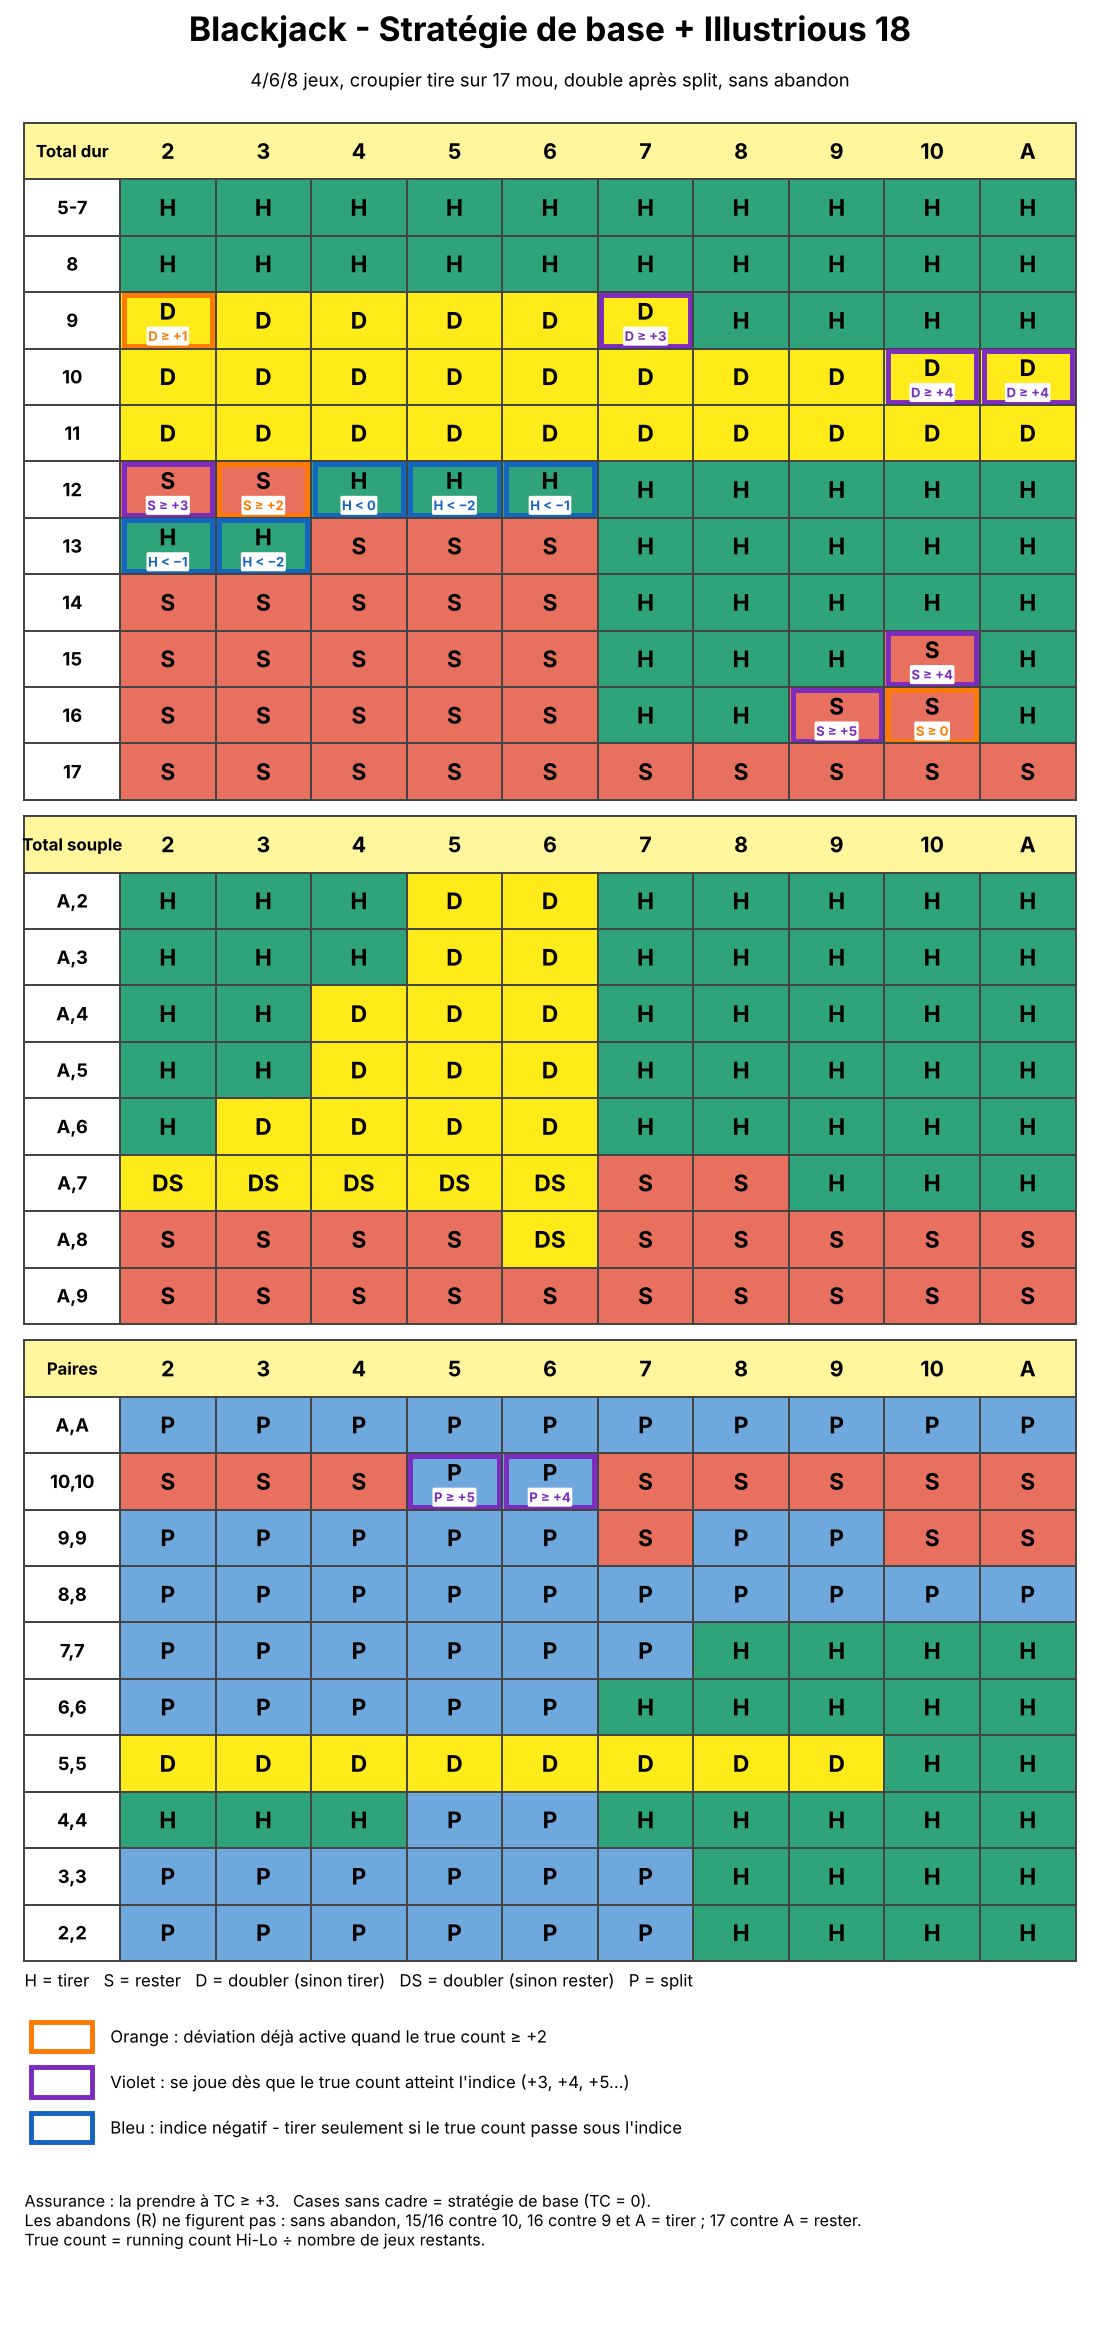

Generate this figure with Python:
import matplotlib; matplotlib.use("Agg")
import matplotlib.pyplot as plt
from matplotlib.patches import Rectangle

UP = ["2", "3", "4", "5", "6", "7", "8", "9", "10", "A"]; U = {u: i for i, u in enumerate(UP)}
COL = {"H": "#2FA37A", "S": "#E8705E", "D": "#FFEA1A", "DS": "#FFEA1A", "P": "#6FA8DC"}
rng = lambda a, b: [str(x) for x in range(a, b + 1)]

def row(default, **over):
    r = {u: default for u in UP}
    for act, ups in over.items():
        for u in ups: r[u] = act
    return r

# ---- stratégie de base (4/6/8 jeux, croupier tire sur 17 mou, sans abandon)
hard = {"5-7": row("H"), "8": row("H"),
        "9": row("H", D=rng(3, 6)), "10": row("H", D=rng(2, 9)), "11": row("D"),
        "12": row("H", S=rng(4, 6)), "13": row("H", S=rng(2, 6)), "14": row("H", S=rng(2, 6)),
        "15": row("H", S=rng(2, 6)), "16": row("H", S=rng(2, 6)), "17": row("S")}
soft = {"A,2": row("H", D=["5", "6"]), "A,3": row("H", D=["5", "6"]),
        "A,4": row("H", D=rng(4, 6)), "A,5": row("H", D=rng(4, 6)), "A,6": row("H", D=rng(3, 6)),
        "A,7": row("H", DS=rng(2, 6), S=["7", "8"]), "A,8": row("S", DS=["6"]), "A,9": row("S")}
pairs = {"A,A": row("P"), "10,10": row("S"), "9,9": row("S", P=rng(2, 6) + ["8", "9"]),
         "8,8": row("P"), "7,7": row("H", P=rng(2, 7)), "6,6": row("H", P=rng(2, 6)),
         "5,5": row("H", D=rng(2, 9)), "4,4": row("H", P=["5", "6"]),
         "3,3": row("H", P=rng(2, 7)), "2,2": row("H", P=rng(2, 7))}

# ---- Illustrious 18 : (ligne, croupier) -> (action, texte indice, famille)
# famille: "act" = actif dès TC >= +2 ; "high" = s'active à TC >= +3 ; "neg" = indices négatifs
DEV = {("16", "10"): ("S", "S ≥ 0", "act"), ("12", "3"): ("S", "S ≥ +2", "act"),
       ("9", "2"): ("D", "D ≥ +1", "act"),
       ("15", "10"): ("S", "S ≥ +4", "high"), ("12", "2"): ("S", "S ≥ +3", "high"),
       ("10", "10"): ("D", "D ≥ +4", "high"), ("10", "A"): ("D", "D ≥ +4", "high"),
       ("9", "7"): ("D", "D ≥ +3", "high"), ("16", "9"): ("S", "S ≥ +5", "high"),
       ("13", "2"): ("H", "H < −1", "neg"), ("12", "4"): ("H", "H < 0", "neg"),
       ("12", "5"): ("H", "H < −2", "neg"), ("12", "6"): ("H", "H < −1", "neg"),
       ("13", "3"): ("H", "H < −2", "neg"),
       ("10,10", "5"): ("P", "P ≥ +5", "high"), ("10,10", "6"): ("P", "P ≥ +4", "high")}
EDGE = {"act": "#FF7A00", "high": "#7B2CBF", "neg": "#1565C0"}

W, H_, LW = 0.78, 0.62, 1.3
fig = plt.figure(figsize=(10, 21.2)); ax = fig.add_axes([0, 0, 1, 1]); ax.axis("off")
ax.set_xlim(0, 11 * W + 0.4); ax.set_ylim(-1.0, 34.4 * H_ + 3.3)
y = 34.4 * H_ + 3.3
ax.text((11 * W + 0.4) / 2, y - 0.45, "Blackjack - Stratégie de base + Illustrious 18", ha="center", fontsize=22, weight="bold")
ax.text((11 * W + 0.4) / 2, y - 0.95, "4/6/8 jeux, croupier tire sur 17 mou, double après split, sans abandon",
        ha="center", fontsize=12)
y -= 1.35
def block(title, rows, kind):
    global y
    ax.add_patch(Rectangle((0.2, y - H_), 11 * W, H_, fc="#FFF59D", ec="#444", lw=LW))
    ax.text(0.2 + 0.5 * W, y - H_ / 2, title, ha="center", va="center", fontsize=11, weight="bold")
    for i, u in enumerate(UP):
        ax.text(0.2 + (i + 1.5) * W, y - H_ / 2, u, ha="center", va="center", fontsize=14, weight="bold")
    y -= H_
    for label, r in rows.items():
        ax.add_patch(Rectangle((0.2, y - H_), W, H_, fc="white", ec="#444", lw=LW))
        ax.text(0.2 + W / 2, y - H_ / 2, label, ha="center", va="center", fontsize=12, weight="bold")
        for i, u in enumerate(UP):
            a = r[u]; dev = DEV.get((label, u)) if kind != "soft" else None
            if kind == "pair" and label != "10,10": dev = None
            x0 = 0.2 + (i + 1) * W
            if dev:
                a2, txt, fam = dev
                ax.add_patch(Rectangle((x0, y - H_), W, H_, fc=COL[a2], ec="#444", lw=LW))
                ax.add_patch(Rectangle((x0 + 0.03, y - H_ + 0.03), W - 0.06, H_ - 0.06, fc="none", ec=EDGE[fam], lw=3.2))
                ax.text(x0 + W / 2, y - H_ * 0.34, a2, ha="center", va="center", fontsize=15, weight="bold")
                ax.text(x0 + W / 2, y - H_ * 0.78, txt, ha="center", va="center", fontsize=8.6, weight="bold", color=EDGE[fam],
                        bbox=dict(boxstyle="round,pad=0.12", fc="white", ec="none"))
            else:
                ax.add_patch(Rectangle((x0, y - H_), W, H_, fc=COL[a], ec="#444", lw=LW))
                ax.text(x0 + W / 2, y - H_ / 2, a, ha="center", va="center", fontsize=15, weight="bold")
        y -= H_
    y -= 0.18
block("Total dur", hard, "hard"); block("Total souple", soft, "soft"); block("Paires", pairs, "pair")

# légende
ly = y - 0.1
ax.text(0.2, ly, "H = tirer   S = rester   D = doubler (sinon tirer)   DS = doubler (sinon rester)   P = split", fontsize=11)
items = [("act", "Orange : déviation déjà active quand le true count ≥ +2"),
         ("high", "Violet : se joue dès que le true count atteint l'indice (+3, +4, +5…)"),
         ("neg", "Bleu : indice négatif - tirer seulement si le true count passe sous l'indice")]
for k, (f, t) in enumerate(items):
    yy = ly - 0.55 - k * 0.5
    ax.add_patch(Rectangle((0.25, yy - 0.16), 0.5, 0.32, fc="white", ec=EDGE[f], lw=3.2))
    ax.text(0.9, yy, t, va="center", fontsize=11)
ax.text(0.2, ly - 2.25, "Assurance : la prendre à TC ≥ +3.   Cases sans cadre = stratégie de base (TC = 0).\n"
        "Les abandons (R) ne figurent pas : sans abandon, 15/16 contre 10, 16 contre 9 et A = tirer ; 17 contre A = rester.\n"
        "True count = running count Hi-Lo ÷ nombre de jeux restants.", fontsize=10.5, va="top")
plt.savefig("blackjack_i18_strategy_card.png", dpi=110)
